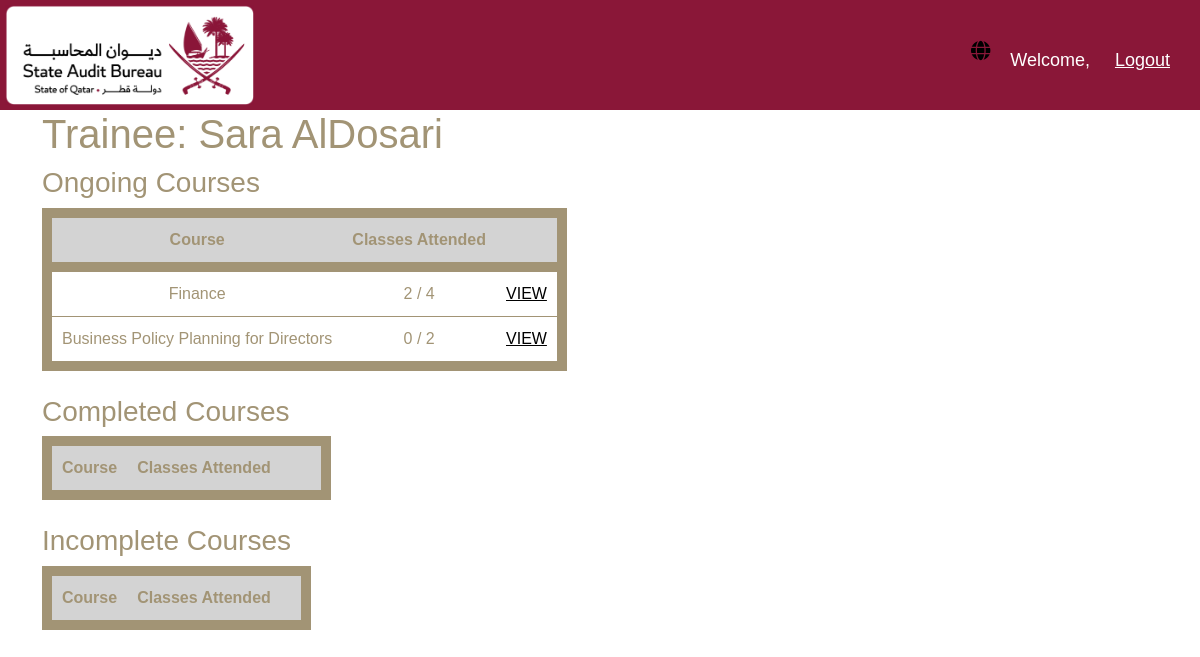
The page /my-trainees-courses/8/ on the database its author committed.
### base/models.py (models this page shows, shortened)
class Trainee(models.Model):
    trainee = models.OneToOneField(CustomUser, on_delete=models.CASCADE)
    phone = models.CharField(max_length=100)
    address = models.CharField(max_length=200, null=True)
    organization = models.CharField(max_length=200)
    job = models.CharField(max_length=100)
    manager = models.ForeignKey(Manager, on_delete=models.CASCADE)
    def __str__(self):
        return self.trainee.get_name()

class Attendance(models.Model):
    trainee = models.ForeignKey(Trainee, on_delete=models.CASCADE)
    course = models.ForeignKey(Course, on_delete=models.CASCADE)
    classes_attended = models.PositiveIntegerField()

class Course(models.Model):
    name = models.CharField(max_length=100)
    description = models.TextField()
    start_time = models.TimeField()
    end_time = models.TimeField()
    capacity = models.PositiveIntegerField()
    number_of_classes = models.PositiveIntegerField()
    instructor = models.ForeignKey(Instructor, on_delete=models.CASCADE)
    current_session = models.IntegerField()
    start_date = models.DateField(auto_now_add=True)
    end_date = models.DateField(null=True)
    def __str__(self):
        return self.name

### accounts/models.py (models this page shows, shortened)
class CustomUser(AbstractUser):
    username = models.CharField(max_length=11, unique=True)
    email = models.EmailField(max_length=254)
    first_name = models.CharField(max_length=30)
    last_name = models.CharField(max_length=30)
    ROLE_CHOICES = (
        ('trainee', 'Trainee'),
        ('admin', 'Admin'),
        ('manager', 'Manager'),
    )
    role = models.CharField(max_length=10, choices=ROLE_CHOICES, default="trainee")
    secret_key = models.CharField(max_length=16, blank=True, null=True)
    USERNAME_FIELD = "username"
    REQUIRED_FIELDS = "email", "first_name", "last_name", "role"
    def get_name(self):
        return self.first_name + " " + self.last_name

### base/manager_views.py (the view)
# urls.py: path('my-trainees-courses/<int:trainee_id>/', traineeCourses, name="trainee-courses"),
def traineeCourses(request, trainee_id):
    thisTrainee = Trainee.objects.get(id=trainee_id)
    traineeCourses = Attendance.objects.filter(trainee=thisTrainee)
    current_date = date.today()
    context = {'traineeCourses': traineeCourses, 'trainee':thisTrainee, 'current_date': current_date}
    return render(request, "base/manager/my_trainee_courses.html", context)

### base/templates/base/manager/my_trainee_courses.html (shortened to what this page needs)
{% load calculate %}
{% load static %}
<!DOCTYPE HTML>
<html>
<head>
  <link rel="stylesheet" href="https://cdnjs.cloudflare.com/ajax/libs/font-awesome/5.15.2/css/all.min.css">
  <link href="https://cdn.jsdelivr.net/npm/bootstrap@5.0.1/dist/css/bootstrap.min.css" rel="stylesheet">
  <link rel="stylesheet" href="{% static 'css/reg_style.css' %}">
</head>
<body>
  <div class="header">
    <div class="logo">
      <img src="{% static 'img/primary-rgb-state-audit-bureau-1@2x.png' %}" alt="Logo">
    </div>
    <div class="toggles">
      <div class="language-toggle">
        <label class="toggle-label" for="language-checkbox">
          <i class="fas fa-globe language-icon"></i>
        </label>
        <span class="hello-msg">Welcome, <a href="{% url 'profile' %}"> {{request.user.get_name}}  </a> </span>
        <span ><a  class="hello-msg" href="{% url 'logout' %}">Logout</a></span>
      </div>
    </div>
  </div>
<div class="english container">
  <div class="row">
    <div class="col-md-8">
        <h1> Trainee: {{trainee}} </h1>
        <h3> Ongoing Courses</h3>
        <table>
            <tr>
                <th>Course</th>
                <th>Classes Attended</th>
                <th></th>
            </tr>
            {% for traineeCourse in traineeCourses %}
            {% if current_date < traineeCourse.course.end_date %}
            <tr>
                <td>{{traineeCourse.course}}</td>
                <td>{{traineeCourse.classes_attended}} / {{traineeCourse.course.number_of_classes}}</td>
                <td><a style= "color: black;" href="{% url 'course-details' course_id=traineeCourse.course.id%}">VIEW</a></td>
            </tr>
            {% endif %}
            {%empty%}
            <h3>No Courses</h3>
            {% endfor %}
        </table>
        <br>
        <h3> Completed Courses</h3>
        <table>
            <tr>
                <th>Course</th>
                <th>Classes Attended</th>
                <th></th>
                <th></th>
            </tr>
        </table>
        <br>
        <h3> Incomplete Courses</h3>
        <table>
            <tr>
                <th>Course</th>
                <th>Classes Attended</th>
                <th></th>
    </tr>
        </table>
    </div>
  </div>
</div>
</body>
</html>

### base/static/css/reg_style.css (style rules this page uses)
* { box-sizing: border-box; }
body { margin: 0; font-family: sans-serif; color: #A29475; }
.header { display: flex; justify-content: space-between; align-items: center; padding: 10px; background-color: #8A1738; height: 110px; }
.logo img { height: 100px; left: 5px; position: absolute; top: 5px; }
.toggles { display: flex; align-items: center; }
.toggle-label { color: white; display: inline-block; width: 30px; height: 30px; border-radius: 50%; cursor: pointer; position: relative; margin-right: 10px; }
.toggle-label i { position: absolute; top: 50%; left: 50%; transform: translate(-50%, -50%); font-size: 20px; }
.english { display: block; }
form, label, input, select, textarea { color: black !important; }

### base/templates/base/manager/my_trainee_courses.html (style rules this page uses)
table { border-collapse: collapse; border: 10px solid #A29475; }
th, td { padding: 10px; text-align: center; border-bottom: 1px solid #A29475; }
th { background-color: lightgray; border-bottom: 10px solid #A29475; }
.hello-msg { font-size: 18px; color: #fff; margin-right: 20px; }
a:link { color: #fff; }

### rows shown on the page
Trainee: trainee.last_name "Sara AlDosari"
Attendance: course "Finance", classes_attended "2", course.number_of_classes "4"
Attendance: course "Business Policy Planning for Directors", classes_attended "0", course.number_of_classes "2"
